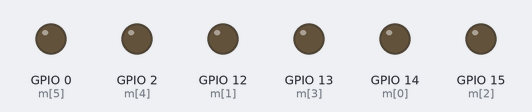
The sketch below on a simulated ESP8266 (NodeMCU). Shown: output pins drawn as LEDs (lit = HIGH). WiFi joins after 1.5 s; servers stay silent unless stated; what the sketch prints to the serial monitor is not drawn.

Above: at 0.1 s.
At 1.6 s:
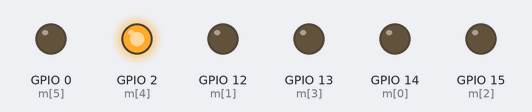
At 2.0 s:
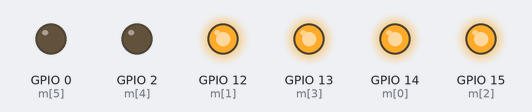
Timing chart, 0 to 3.5 s (numbered marks = the images above):
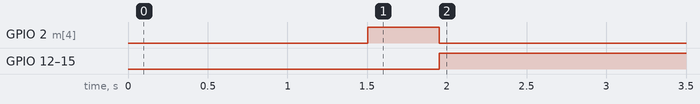

The sketch:

socket.ino
```cpp
#include <ESP8266WiFi.h>
#include <WiFiClient.h>

const uint16_t port = 1234;
const char *host = "192.168.137.1";
WiFiClient client;

const int n = 6;
int m[n] = {14,12,15,13,2,0};

const int len = 10;
char a[len];

int cti(char c)
{
    return (int(c) - 48);
}

int sti(int s)
{
    int n = 0;
    for(int i = s; i < s + 3; i++)
    {
        n *= 10;
        n += cti(a[i]);
    }
    return n;
}
void setup()
{
    pinMode(LED_BUILTIN, OUTPUT);
    digitalWrite(LED_BUILTIN, LOW);
    for(int i = 0; i < n; i++)
        pinMode(m[i], OUTPUT);

    for(int i = 0; i < n; i++)
      digitalWrite(m[i], LOW);

    Serial.begin(9600);
    Serial.println("Connecting...\n");
    WiFi.mode(WIFI_STA);
    WiFi.begin("WIFI", "123456789");
    while (WiFi.status() != WL_CONNECTED)
    {
        delay(500);
        Serial.print(" .");
    }
    Serial.println("Wifi Connected !!");
    digitalWrite(LED_BUILTIN, HIGH);
}

void loop()
{
    if (!client.connect(host, port))
    {
        Serial.println("Connection to host failed");
        delay(1000);
        return;
    }
//    Serial.println("Connected to server successful!");
    //client.println("Hello From ESP8266");
    delay(250);

    for(int i = 0; client.available() > 0; i++)
    {
        a[i] = client.read();
    }
    for(int i = 0; i < 4; i++)
    {
      digitalWrite(m[i], cti(a[i]));
      Serial.println(cti(a[i]));
    }
    analogWrite (m[4], sti(4));
    Serial.println(sti(4));
    analogWrite (m[5], sti(7));
    Serial.println(sti(7));
    delay(100);
    Serial.println();
    client.stop();
}
```

Measured:
- by itself, GPIO 2 (m[4]): HIGH → LOW at 2.0 s
- by itself, GPIO 12 (m[1]), GPIO 13 (m[3]), GPIO 14 (m[0]), GPIO 15 (m[2]): LOW → HIGH at 2.0 s
